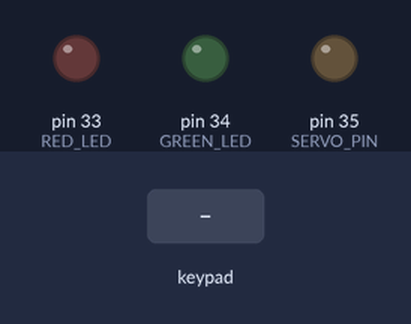
The sketch below on a simulated Arduino Mega 2560, built with avr-gcc and run on an emulated ATmega2560. On the bench: output pins drawn as LEDs (lit = HIGH). The test bench sets the inputs (shaded band). Random numbers use the default seed unless the sketch sets one; no radio packets arrive unless stated; what the sketch prints to the serial monitor is not drawn.

Above: at 3.2 s.
3.3 s: keypad keys 2 2 2 2 2 2 # pressed 0.4 s apart
At 6.5 s:
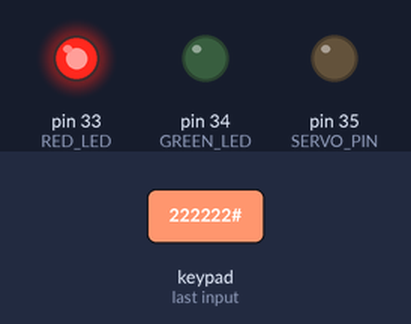
8.1 s: keypad keys 0 0 0 0 1 * pressed 0.4 s apart
12.0 s: key 'A' pressed
At 13.5 s:
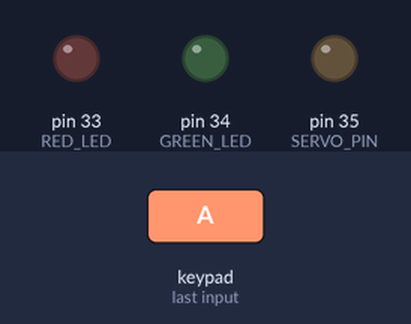
13.7 s: keypad keys 0 0 0 0 1 D pressed 0.4 s apart
17.6 s: key 'B' pressed
At 18.3 s:
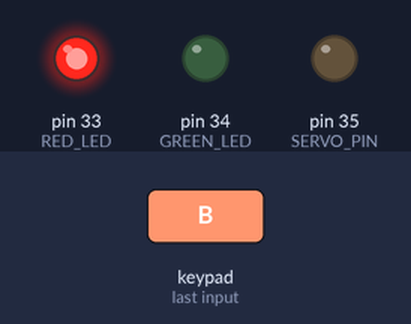
Timing chart, 0 to 20.3 s (numbered marks = the images above; inputs shaded):
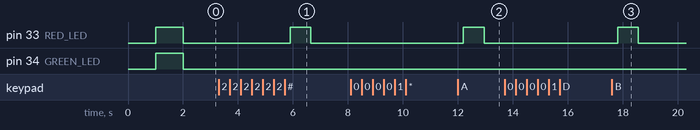

The sketch:

Teensy_4.ino
```cpp
/*
  Senior Design Project
  February 2, 2017

  Russell Okamura
  David Hua
*/

//--------------------------------------------------------------------------------------
//  This code is to be uploaded to the Teensy unit inside the lockbox, and will
//  recieve information via RF module from the Raspberry Pi unit.  It will recieve the
//  correct passcode, and will then check the input from the user on the keypad and turn
//  turn a servo to unlock the box if the inout was successful.
//--------------------------------------------------------------------------------------

//=======================================================================================
//                                 RF MODULE SETUP
//=======================================================================================
#include <SPI.h>
#include <nRF24L01.h>
#include <RF24.h>

#define CE_pin    0
#define CSN_pin   1

RF24 radio(CE_pin, CSN_pin);

const byte rxAddr[6] = "00001";

//=======================================================================================
//                                 KEYPAD SETUP
//=======================================================================================

#include <Keypad.h>

const byte ROWS = 4; // Four rows
const byte COLS = 4; // Three columns
// Define the Keymap
char keys[ROWS][COLS] = {
  {'1', '2', '3', 'A'},
  {'4', '5', '6', 'B'},
  {'7', '8', '9', 'C'},
  {'*', '0', '#', 'D'}
};
// Connect keypad ROW0, ROW1, ROW2 and ROW3 to these Arduino pins.
byte rowPins[ROWS] = { 2, 3, 4, 5 };
// Connect keypad COL0, COL1 and COL2 to these Arduino pins.
byte colPins[COLS] = { 6, 7, 8, 9 };

// Create the Keypad
Keypad keypad = Keypad( makeKeymap(keys), rowPins, colPins, ROWS, COLS );

char key;

//=======================================================================================
//                                 GENERAL SETUP
//=======================================================================================
char stage = 'A';
/*
  Stage A: Startup
  Stage B: Wait for any key input
  Stage C: Enter First Code
  Stage D: Generate random number and send to RB3
  Stage E: Get input from user and compare
*/
bool check = true;
int i = 0;

//=======================================================================================
//                                 PIN SETUP
//=======================================================================================
#define RED_LED    33
//#define BLUE_LED   10
#define GREEN_LED  34
#define SERVO_PIN  35

//=======================================================================================
//                            RANDOM NUMBER SETUP
//=======================================================================================
char rand_code[6] = {0};
char first_code[6] = {'2', '2', '2', '2', '2', '2'};
char input[6] = {0};
int counter = 0;

//=======================================================================================
//                            PIN SETUP FUNCTION
//=======================================================================================
void PinSetup(){
  pinMode(RED_LED, OUTPUT);
  //pinMode(BLUE_LED, OUTPUT);
  pinMode(GREEN_LED, OUTPUT);
  pinMode(SERVO_PIN, OUTPUT);
  pinMode(29, INPUT);
}
//=======================================================================================
//                                 SETUP FUNCTION
//=======================================================================================
void setup() {
  Serial.begin(38400);
  delay(1000);
  BeginRF();
  PinSetup();
  digitalWrite(RED_LED, HIGH);
  digitalWrite(GREEN_LED, HIGH);
  delay(1000);
  digitalWrite(RED_LED, LOW);
  digitalWrite(GREEN_LED, LOW);
}


//=======================================================================================
//                                 MAIN FUNCTION
//=======================================================================================
void loop() {
  switch (stage) {

    case 'A' :
      delay(20);
      check = true;
      stage = 'B';
      break;

    case 'B' :
      Serial.print("Stage B\n");
      delay(50);
      key = keypad.getKey();
      if (key != NO_KEY) {
        stage = 'C';
        delay(1000);
      }
      randomSeed(millis());
      break;

    case 'C' :
      Serial.print("Stage C\n");
      ReadKeypad();
      for (i = 0; i < 6; i++) {
        if (input[i] != first_code[i]) {
          check = false;
        }
      }
      if (check) {
        stage = 'D';
        digitalWrite(GREEN_LED, HIGH);
        delay(750);
        digitalWrite(GREEN_LED, LOW);
      }
      else {
        stage = 'A';
        digitalWrite(RED_LED, HIGH);
        delay(750);
        digitalWrite(RED_LED, LOW);
      }
      break;

    case 'D' :
      Serial.print("Stage D\n");
      CreateRandomNumber();
      delay(1000);
      SendData();
      ConvertRand();
      stage = 'E';
      break;

    case 'E' :
      Serial.print("Stage E\n");
      ReadKeypad();
      for (i = 0; i < 6; i++) {
        if (input[i] != rand_code[i]) {
          check = false;
        }
      }
      if (check) {
//        stage = 'D';
        Serial.println("correct");
        digitalWrite(GREEN_LED, HIGH);
        delay(750);
        digitalWrite(GREEN_LED, LOW);
        delay(50);
       // digitalWrite(
      }
      else {
        Serial.println("incorrect");
        stage = 'A';
        digitalWrite(RED_LED, HIGH);
        delay(750);
        digitalWrite(RED_LED, LOW);
      }
      break;

    default :
      Serial.print("ERROR!\n");
  }
}


//=======================================================================================
//                                 INITIALIZE RF MODULE
//=======================================================================================
void BeginRF(){
  radio.begin();
  radio.setPALevel(RF24_PA_MAX);
  radio.setChannel(0x76);
  radio.openWritingPipe(0xF0F0F0F0E1LL);
  radio.enableDynamicPayloads();
  radio.powerUp();
}


//=======================================================================================
//                                READ KEYPAD FUNCTION
//=======================================================================================
void ReadKeypad() {
  while (counter != 6) {
    key = keypad.getKey();

    if (key != NO_KEY) {
      input[counter] = key;
      Serial.print(key);
      counter++;
      delay(200);
    }
  }
  counter = 0;
  Serial.print("\n");
}

//=======================================================================================
//                                 RANDOM NUMBER FUNCTION
//=======================================================================================
void CreateRandomNumber() {
  for (i = 0; i < 6; i++) {
    rand_code[i] = random(10);
  }
}

void ConvertRand(){
  for (i = 0; i < 6; i++) {
    rand_code[i] += 48;
  }
}
//=======================================================================================
//                                 TRANSMISSION FUNCTION
//=======================================================================================
void SendData() {
  radio.write(&rand_code, sizeof(rand_code));
  delay(1000);
}
```

Measured:
- after the input at 3.3 s, pin 33 (RED_LED): LOW → HIGH after 2.6 s, → LOW 0.75 s later
- after the input at 8.1 s, every drawn part: stays the same
- after the input at 12.0 s, pin 33 (RED_LED): LOW → HIGH after 0.20 s, → LOW 0.75 s later
- after the input at 13.7 s, every drawn part: stays the same
- after the input at 17.6 s, pin 33 (RED_LED): LOW → HIGH after 0.21 s, → LOW 0.75 s later
